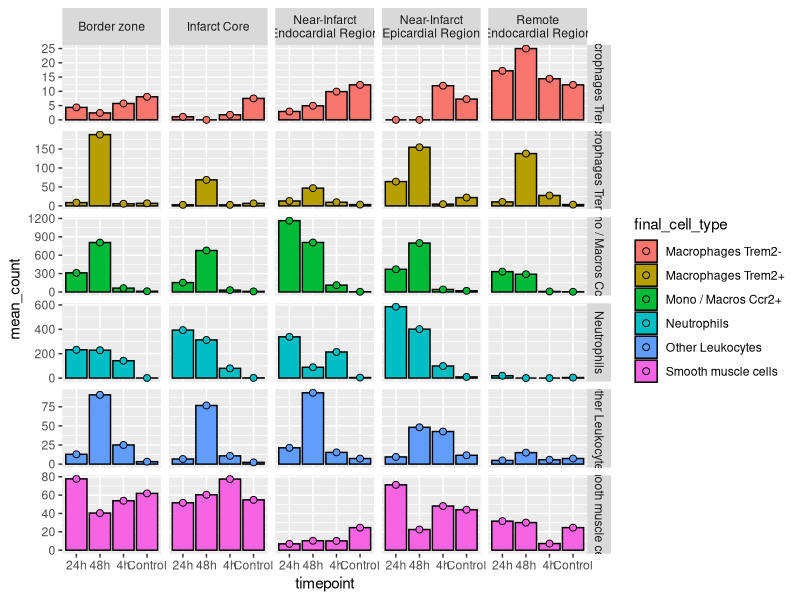

Recreate this plot in R.
## ---- chunk 1
library(data.table)
library(tidyverse)
## ---- chunk 2
seqif_quants <- fread("./review/all_cell_types_per_region_final.csv")
seqif_quants_filtered <- seqif_quants %>%
  subset(region_name != "All")

immune_cells <- seqif_quants_filtered %>%
  subset(final_cell_type %in% c("Macrophages Trem2+","Macrophages Trem2-","Mono / Macros Ccr2+","Neutrophils","Other Leukocytes","Smooth muscle cells"))

non_immune <- seqif_quants_filtered %>%
  subset(!final_cell_type %in% immune_cells$final_cell_type)
## ---- chunk 3
ggplot(immune_cells,aes(timepoint,mean_count)) +
  geom_bar(aes(fill = final_cell_type),color = "black", stat = "summary", fun = "mean", position = position_dodge(width = 0.9)) +
  geom_point(position = position_dodge(width = 0.9),pch =21,
             aes(fill = final_cell_type),color = "black",
             size = 2) +
  facet_grid(final_cell_type ~ region_name,
             scales = "free_y")
